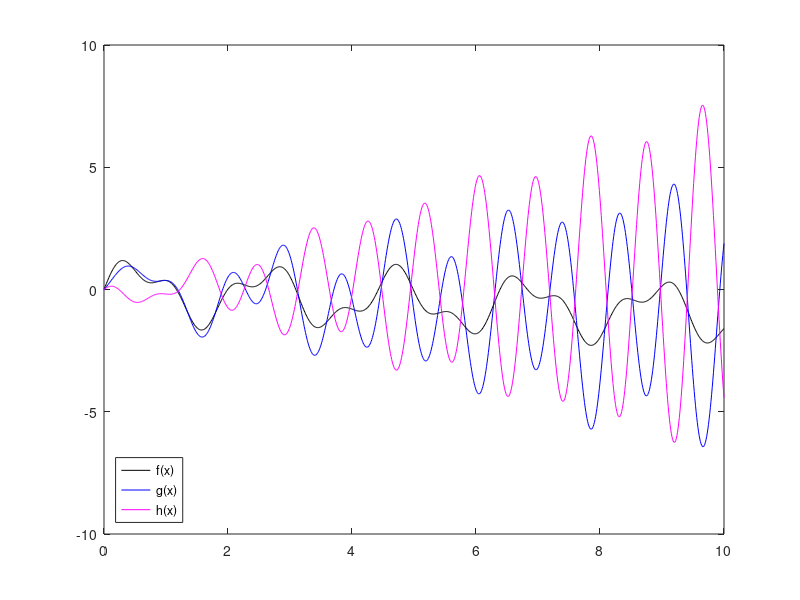

This figure's MATLAB source:


% 'linewidth', 'b', axis equal, grid on, xlabel('...'), ylabel('...'), title('...'), hold on, 'o' markers, help plot, clf

% Plotting functions()

f = @(x) sin(3*x) + 0.5*sin(7*x) - 0.1*x;
g = @(x) sin(3*x) + x.*0.5.*sin(7*x) - 0.1*x;
h = @(x) -1.5*g(x) + f(x)

x = 0:0.01:10; % Vector

plot(x, f(x), 'k', x, g(x), 'b', x, h(x), 'm')

legend('f(x)', 'g(x)', 'h(x)', 'location', 'southwest')







